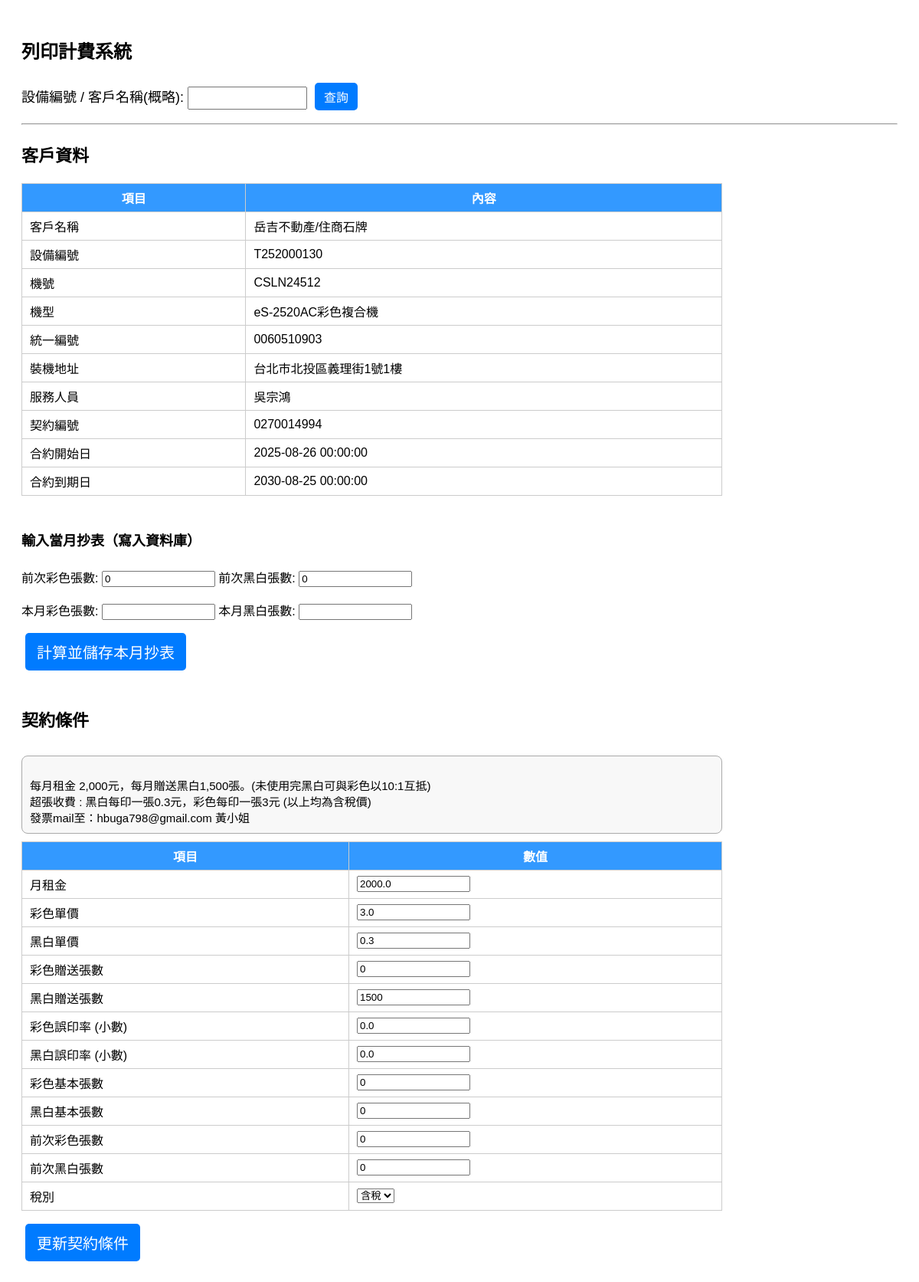
Page /?device_id=T252000130 on the committed database.
### tables this page shows
CREATE TABLE customers (
        device_id TEXT PRIMARY KEY,
        customer_name TEXT,
        device_number TEXT,
        machine_model TEXT,
        tax_id TEXT,
        install_address TEXT,
        service_person TEXT,
        contract_number TEXT,
        contract_start TEXT,
        contract_end TEXT
    );

CREATE TABLE contracts (
        device_id TEXT PRIMARY KEY,
        monthly_rent REAL,
        contra TEXT,
        color_unit_price REAL,
        bw_unit_price REAL,
        color_giveaway INTEGER,
        bw_giveaway INTEGER,
        color_error_rate REAL,
        bw_error_rate REAL,
        color_basic INTEGER,
        bw_basic INTEGER,
        tax_type TEXT DEFAULT '含稅'
    );

### app.py (the view)
@app.route("/", methods=["GET", "POST"])
def index():
    message = request.args.get("message", "")
    contract, customer, result = None, None, None
    contra_text = ""
    last_color, last_bw, last_time = 0, 0, ""
    matches = []
    if request.method == "POST":
        mode = request.form.get("mode")
        keyword = request.form.get("device_id", "").strip()
        if mode == "query":
            contract, contra_text = get_contract(keyword)
            customer = get_customer(keyword)
            if not contract:
                matches = search_customers_by_name(keyword)
                if matches:
                    message = f"🔍 找到 {len(matches)} 筆相符客戶"
                else:
                    message = f"❌ 找不到設備或客戶：{keyword}"
            else:
                last_color, last_bw, last_time = get_last_counts(keyword)
        elif mode == "calculate":
            device_id = keyword
            contract, contra_text = get_contract(device_id)
            customer = get_customer(device_id)
            if contract:
                last_color, last_bw, last_time = get_last_counts(device_id)
                curr_color = int(request.form.get("curr_color", "0"))
                curr_bw = int(request.form.get("curr_bw", "0"))
                result = calculate(contract, curr_color, curr_bw, last_color, last_bw)
                insert_usage(device_id, curr_color, curr_bw)
            else:
                message = f"❌ 找不到設備 {device_id}"
        elif mode == "update_contract":
            device_id = keyword
            fields = {
                "monthly_rent": float(request.form.get("monthly_rent", "0") or 0),
                "color_unit_price": float(request.form.get("color_unit_price", "0") or 0),
                "bw_unit_price": float(request.form.get("bw_unit_price", "0") or 0),
                "color_giveaway": int(request.form.get("color_giveaway", "0") or 0),
                "bw_giveaway": int(request.form.get("bw_giveaway", "0") or 0),
                "color_error_rate": float(request.form.get("color_error_rate", "0") or 0),
                "bw_error_rate": float(request.form.get("bw_error_rate", "0") or 0),
                "color_basic": int(request.form.get("color_basic", "0") or 0),
                "bw_basic": int(request.form.get("bw_basic", "0") or 0),
                "tax_type": request.form.get("tax_type", "含稅"),
            }
            conn = sqlite3.connect(DB_FILE)
            c = conn.cursor()
            c.execute("""
                UPDATE contracts SET
                    monthly_rent=?, color_unit_price=?, bw_unit_price=?,
                    color_giveaway=?, bw_giveaway=?, color_error_rate=?, bw_error_rate=?,
                    color_basic=?, bw_basic=?, tax_type=?
                WHERE device_id=?""",
                (*fields.values(), device_id))
            conn.commit()
            conn.close()
            return redirect(url_for("index", device_id=device_id, message="✅ 契約條件已更新"))
    elif request.args.get("device_id"):
        q_device = request.args.get("device_id")
        contract, contra_text = get_contract(q_device)
        customer = get_customer(q_device)
        if contract:
            last_color, last_bw, last_time = get_last_counts(q_device)
        else:
            message = f"❌ 找不到設備 {q_device}"
    return render_template("index.html",
                           contract=contract,
                           contra_text=contra_text,
                           customer=customer,
                           last_color=last_color,
                           last_bw=last_bw,
                           last_time=last_time,
                           result=result,
                           matches=matches,
                           message=message)

### app.py (called while the page is built)
def get_contract(device_id):
    conn = sqlite3.connect(DB_FILE)
    c = conn.cursor()
    c.execute("SELECT * FROM contracts WHERE device_id=?", (device_id,))
    contract_row = c.fetchone()
    contra_text = ""
    if contract_row:
        col_names = [desc[0] for desc in c.description]
        contract_dict = dict(zip(col_names, contract_row))
        contra_text = contract_dict.get("contra", "")
    else:
        contract_dict = None
    conn.close()
    return contract_dict, contra_text

def get_customer(device_id):
    conn = sqlite3.connect(DB_FILE)
    c = conn.cursor()
    c.execute("SELECT * FROM customers WHERE device_id=?", (device_id,))
    row = c.fetchone()
    conn.close()
    if row:
        return {
            "device_id": row[0],
            "customer_name": row[1],
            "device_number": row[2],
            "machine_model": row[3],
            "tax_id": row[4],
            "install_address": row[5],
            "service_person": row[6],
            "contract_number": row[7],
            "contract_start": row[8],
            "contract_end": row[9]
        }
    return None

def get_last_counts(device_id):
    conn = sqlite3.connect(DB_FILE)
    c = conn.cursor()
    c.execute("SELECT color_count, bw_count, timestamp FROM usage WHERE device_id=? ORDER BY id DESC LIMIT 1", (device_id,))
    row = c.fetchone()
    conn.close()
    if row:
        return row[0] or 0, row[1] or 0, row[2] or ""
    return 0, 0, ""

### templates/index.html (shortened to what this page needs)
<!DOCTYPE html>
<html>
<head>
</head>
<body>
    <h2>列印計費系統</h2>
	<form method="POST" style="margin-bottom: 12px;">
		<label class="search-label">設備編號 / 客戶名稱(概略):
			<input type="text" name="device_id" required class="search-input">
		</label>
		<button type="submit" class="search-btn">查詢</button>
	</form>
    {% if contract %}
    <hr>
    {% if customer %}
    <h3 style="font-size:22px;">客戶資料</h3>
    <table class="contract-table">
        <tr><th>項目</th><th>內容</th></tr>
        <tr><td>客戶名稱</td><td>{{ customer.customer_name }}</td></tr>
        <tr><td>設備編號</td><td>{{ customer.device_id }}</td></tr>
        <tr><td>機號</td><td>{{ customer.device_number }}</td></tr>
        <tr><td>機型</td><td>{{ customer.machine_model }}</td></tr>
        <tr><td>統一編號</td><td>{{ customer.tax_id }}</td></tr>
        <tr><td>裝機地址</td><td>{{ customer.install_address }}</td></tr>
        <tr><td>服務人員</td><td>{{ customer.service_person }}</td></tr>
        <tr><td>契約編號</td><td>{{ customer.contract_number }}</td></tr>
        <tr><td>合約開始日</td><td>{{ customer.contract_start }}</td></tr>
        <tr><td>合約到期日</td><td>{{ customer.contract_end }}</td></tr>
    </table>
    {% endif %}
    <form method="POST" style="margin-top:20px;">
        <div class="header-flex" style="font-size:18px;width:80%; margin-top:20px;">
            <h4>輸入當月抄表（寫入資料庫）
            </h4>
        </div>
        <div>
            前次彩色張數: <input type="text" value="{{ last_color }}" readonly>
            前次黑白張數: <input type="text" value="{{ last_bw }}" readonly>
        </div>
        <br>
        <div>
            本月彩色張數: <input type="number" name="curr_color" required>
            本月黑白張數: <input type="number" name="curr_bw" required>
        </div>
        <div style="margin-top:12px;">
            <button type="submit">計算並儲存本月抄表</button>
        </div>
    </form>
    <div class="header-flex" style="width:80%; margin-top:20px;">
        <h3 style="font-size:22px;">契約條件</h3>
    </div>
	{% if contra_text %}
	<div style="width:80%; margin-top:10px;">
		<div style="border: 1px solid #aaa; border-radius: 8px; padding: 10px; font-size: 15px; font-family: 'Microsoft JhengHei', sans-serif; white-space: pre-line; background-color:#f8f8f8;">
			{{ contra_text }}
		</div>
	</div>
	{% endif %}
    <form method="POST" style="margin-top:8px;">
        <table class="contract-table">
            <tr><th>項目</th><th>數值</th></tr>
            <tr><td>月租金</td><td><input type="number" step="0.01" name="monthly_rent" value="{{ contract.monthly_rent }}"></td></tr>
            <tr><td>彩色單價</td><td><input type="number" step="0.01" name="color_unit_price" value="{{ contract.color_unit_price }}"></td></tr>
            <tr><td>黑白單價</td><td><input type="number" step="0.01" name="bw_unit_price" value="{{ contract.bw_unit_price }}"></td></tr>
            <tr><td>彩色贈送張數</td><td><input type="number" name="color_giveaway" value="{{ contract.color_giveaway }}"></td></tr>
            <tr><td>黑白贈送張數</td><td><input type="number" name="bw_giveaway" value="{{ contract.bw_giveaway }}"></td></tr>
            <tr><td>彩色誤印率 (小數)</td><td><input type="number" step="0.0001" name="color_error_rate" value="{{ contract.color_error_rate }}"></td></tr>
            <tr><td>黑白誤印率 (小數)</td><td><input type="number" step="0.0001" name="bw_error_rate" value="{{ contract.bw_error_rate }}"></td></tr>
            <tr><td>彩色基本張數</td><td><input type="number" name="color_basic" value="{{ contract.color_basic }}"></td></tr>
            <tr><td>黑白基本張數</td><td><input type="number" name="bw_basic" value="{{ contract.bw_basic }}"></td></tr>
            <tr><td>前次彩色張數</td><td><input type="text" value="{{ last_color }}" readonly></td></tr>
            <tr><td>前次黑白張數</td><td><input type="text" value="{{ last_bw }}" readonly></td></tr>
            <tr><td>稅別</td>
                <td>
                    <select name="tax_type">
                        <option value="含稅" {% if contract.tax_type == "含稅" %}selected{% endif %}>含稅</option>
                    </select>
                </td>
            </tr>
        </table>
        <div style="margin-top:12px;">
            <button type="submit">更新契約條件</button>
        </div>
    </form>
    {% endif %}
</body>
</html>

### templates/index.html (style rules this page uses)
body { font-family: Arial, sans-serif; padding: 20px; }
table { border-collapse: collapse; margin: 10px 0; width: 80%; }
th, td { border: 1px solid #ccc; padding: 6px 10px; text-align: left; }
th { background-color: #ccc !important; }
.header-flex { display:flex; justify-content:space-between; align-items:center; width:80%; }
input[type="number"], input[type="text"] { width: 140px; }
table.contract-table th { text-align: center; background-color: #3399FF !important;color: white !important; }
button { padding: 10px 15px; font-size: 20px; margin: 5px; background-color: #007BFF; color: white; border: none; border-radius: 5px; cursor: pointer; }
.search-label { font-family: "Microsoft JhengHei", sans-serif; font-size: 18px; }
.search-input { font-family: "Microsoft JhengHei", sans-serif; font-size: 16px; padding: 4px 6px; }
.search-btn { font-family: "Microsoft JhengHei", sans-serif; font-size: 16px; padding: 6px 12px; }

### rows in the picture
customers: customer_name "岳吉不動產/住商石牌", device_id "T252000130", device_number "CSLN24512", machine_model "eS-2520AC彩色複合機", tax_id "0060510903", install_address "台北市北投區義理街1號1樓", service_person "吳宗鴻", contract_number "0270014994", contract_start "2025-08-26 00:00:00", contract_end "2030-08-25 00:00:00"
contracts: contra "每月租金 2,000元，每月贈送黑白1,500張。(未使用完黑白可與彩色以10:1互抵) 超張收費 : 黑白每印一張0.3元，彩色每印一張3元 (以上均為含稅價) 發票mail至：hbuga798@gmail.com 黃小姐", monthly_rent "2000.0", color_unit_price "3.0", bw_unit_price "0.3", color_giveaway "0", bw_giveaway "1500", color_error_rate "0.0", bw_error_rate "0.0", color_basic "0", bw_basic "0", tax_type "含稅"
